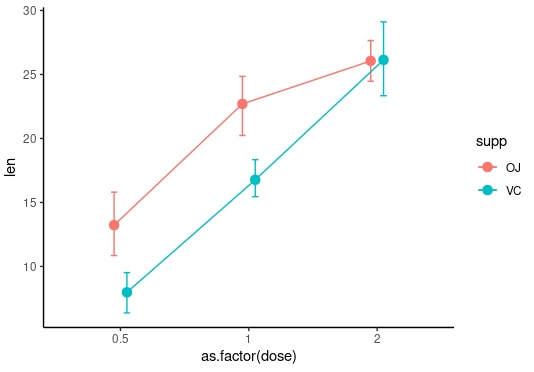

The script that drew this image:
# ANOVA interactions and dependence types

# DV - dependent variable
# IV - independent variable

DV ~ IV # one-way - one dependent affected by one independent
DV ~ IV1 + IV2 # two-way - one dependent affected by two independent (and not 
# dependent between each other variables)

DV ~ IV1:IV2 # one dependent affected by two dependent between each other variables
DV ~ IV1 + IV2 + IV1:IV2 # both effects formula with main effects plus interactions
DV ~ IV1*IV2 # analogue of above formula
DV ~ (IV1 + IV2 + IV3)^2 #the same as IV1+IV2+IV3+IV1:IV2+IV2:IV3+IV1+IV3


stat <- read.csv('shops.csv')
str(stat)


# one-way anova DV ~ IV
boxplot(price ~ origin, stat)
ggplot(stat, aes(x=origin, y=price))+
  geom_boxplot()

          # analysis itself
# one-way ANOVA - dependent variable - PRICE, independent variable - ORIGIN
fit <-  aov(price ~ origin, stat)
summary(fit)
# F=6.65 p=0.0189 это значит что мы отвергаем нулевую гипотезу о том,
# что цены на российские и импортные продукты равны
# we can reject null hypothesis that prices for Russian and import products
# are equal and take alternative one



# two-way anova DV ~ IV1 + IV2 DV - PRICE, independent - ORIGIN + STORE

fit1 <- aov(price ~ origin+store, stat)
summary(fit1)
# origin       1  94107   94107   6.355  0.022
# store        1   2981    2981   0.201  0.659
# we may say that ORIGIN significantly influences on  prices while STORE is not
# meaningful for them.

model.tables(fit1, 'mean')
# here we can see means of compared groups


# let's visualize obtained data
ggplot(stat, aes(x=store, y=price, color=origin, group=origin))+
  stat_summary(fun.data=mean_cl_boot, geom='errorbar', width=0.2, position=position_dodge(0.1))+
  stat_summary(fun.data=mean_cl_boot, geom='line', position=position_dodge(0.1))+
  stat_summary(fun.data=mean_cl_boot, geom='point', position=position_dodge(0.1))+
  theme_bw()

# our visualization tells us that there is difference between supermarkets and
# minimarket in pricing between Russian and import products, that is - we should
# check interaction between store type and origin, namely - store:origin

# interaction ANOVA DV ~ IV1+IV2 + IV1:IV2

fit3 <- aov(price ~ origin+store + origin:store, stat)
summary(fit3)
# we can see that interaction is meaningful too
#              Df Sum Sq Mean Sq F value Pr(>F)
# origin:store  1  62777   62777   5.315 0.0349
#


fit4 <- aov(price ~ origin*store, stat)
summary(fit4)

# Воспользуемся встроенными данными npk, 
# иллюстрирующими влияние применения различных удобрений на урожайность гороха
# (yield). Нашей задачей будет выяснить, существенно ли одновременное 
# применение азота (фактор N) и фосфата (фактор P).
# Примените дисперсионный анализ, где будет проверяться влияние фактора 
# применения азота (N), влияние фактора применения
# фосфата (P) и их взаимодействие
# В ответе укажите p-value для взаимодействия факторов N и P

data('npk')
har <- npk

ggplot(har, aes(x=N, y=yield))+
  geom_boxplot()
ggplot(har, aes(x=P, y=yield))+
  geom_boxplot()


# two-way ANOVA
fit5 <-  aov(yield~N+P+N:P, har)
summary(fit5)

# раличаются ли группы еды между собой? Хлеб, сыр, шоколад, фрукты и т.д.

ggplot(stat, aes(x=food, y=price))+
  geom_boxplot()

fit6 <- aov(price ~ food, stat)
summary(fit6)
# food         4 165823   41456   3.398 0.0362 *
# еда - значимый предиктор - различия по цене значимые
# но какие именно группы статистически значимо различаются?
# здесь поможет критерий Тьюки

TukeyHSD(fit6)
# cheese-bread          278.0525   36.86938 519.23562 0.0204058
# здесь значимые различия только между сыром и хлебом

# Проведите однофакторный дисперсионный анализ на встроенных данных iris. 
# Зависимая переменная - ширина чашелистика (Sepal.Width), 
# независимая переменная - вид (Species). Затем проведите попарные сравнения видов. 
# Какие виды статистически значимо различаются по ширине чашелистика (p < 0.05)?
#

fit7 <- aov(Sepal.Width ~ Species, iris)
summary(fit7)

# Species       2  11.35   5.672   49.16 <2e-16 ***
# различия сильно значимые между ними

TukeyHSD((fit7))
# здесь различия везде значимые

ther <- read.csv('therapy_data.csv')
str(ther)

ther$subject <- as.factor(ther$subject)
str(ther)

fit8 <-  aov(well_being ~ therapy, ther)
summary(fit8)

fit9 <-  aov(well_being ~ therapy + Error(subject/therapy), ther)
summary(fit9)

fit10 <-  aov(well_being ~ price*therapy, ther)
summary(fit10)

fit11 <- aov(well_being ~ therapy*price + Error(subject/(therapy*price)), ther)
summary(fit11)

ggplot(ther, aes(x=price, y=well_being))+
  geom_boxplot()

ggplot(ther, aes(x=price, y=well_being))+
  geom_boxplot()+
  facet_grid(~subject)

pill <- read.csv('Pillulkin.csv')
str(pill)

pill$patient <-  as.factor(pill$patient)
str(pill)
fit_pill <- aov(temperature ~ pill + Error(patient/pill), pill)
summary(fit_pill)

fit_pill1 <- aov(temperature ~ pill*doctor + Error(patient/(pill*doctor)), pill)
summary(fit_pill1)
            

ggplot(ToothGrowth, aes(x = as.factor(dose), y = len, col = supp, group=supp))+
  stat_summary(fun.data = mean_cl_boot, geom = 'errorbar', width = 0.1, position = position_dodge(0.2))+
  stat_summary(fun.data = mean_cl_boot, geom = 'point', size = 3, position = position_dodge(0.2))+
  stat_summary(fun.data = mean_cl_boot, geom = 'line', position = position_dodge(0.2))+
  theme_classic()
